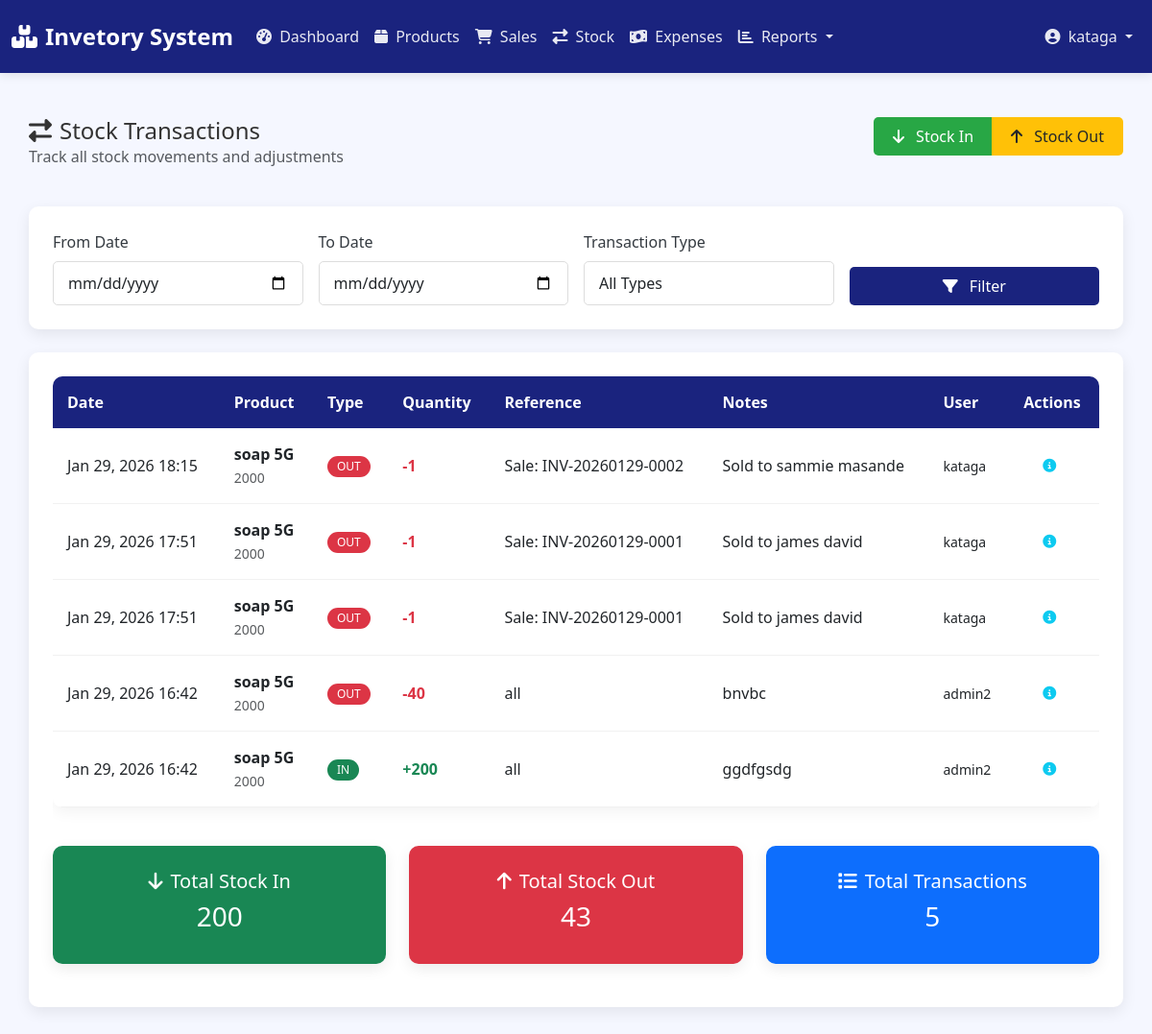
Page /stock/transactions/ (signed in) on the committed database.
### apps/models.py (models this page shows, shortened)
class StockTransaction(models.Model):
    TRANSACTION_TYPES = [
        ('in', 'Stock In'),
        ('out', 'Stock Out'),
        ('adjust', 'Adjustment'),
    ]
    product = models.ForeignKey(Product, on_delete=models.CASCADE)
    transaction_type = models.CharField(max_length=20, choices=TRANSACTION_TYPES)
    quantity = models.IntegerField()
    reference = models.CharField(max_length=100, blank=True)
    notes = models.TextField(blank=True)
    created_by = models.ForeignKey(User, on_delete=models.SET_NULL, null=True)
    created_at = models.DateTimeField(auto_now_add=True)

class Product(models.Model):
    UNIT_CHOICES = [
        ('piece', 'Piece'),
        ('kg', 'Kilogram'),
        ('g', 'Gram'),
        ('l', 'Liter'),
        ('ml', 'Milliliter'),
        ('pack', 'Pack'),
        ('box', 'Box'),
    ]
    name = models.CharField(max_length=200)
    sku = models.CharField(max_length=50, unique=True)
    description = models.TextField(blank=True)
    category = models.ForeignKey(Category, on_delete=models.SET_NULL, null=True)
    unit = models.CharField(max_length=20, choices=UNIT_CHOICES, default='piece')
    price = models.DecimalField(max_digits=10, decimal_places=2)
    cost_price = models.DecimalField(max_digits=10, decimal_places=2)
    quantity = models.IntegerField(default=0)
    reorder_level = models.IntegerField(default=10)
    image = models.ImageField(upload_to='products/', blank=True, null=True)
    created_by = models.ForeignKey(User, on_delete=models.SET_NULL, null=True)
    created_at = models.DateTimeField(auto_now_add=True)
    updated_at = models.DateTimeField(auto_now=True)

### apps/views.py (the view)
# urls.py: path('stock/transactions/', views.stock_transactions, name='stock_transactions'),
@login_required
def stock_transactions(request):
    transactions = StockTransaction.objects.select_related('product', 'created_by').order_by('-created_at')
    start_date = request.GET.get('start_date')
    end_date = request.GET.get('end_date')
    trans_type = request.GET.get('type')
    if start_date and end_date:
        transactions = transactions.filter(created_at__date__range=[start_date, end_date])
    if trans_type:
        transactions = transactions.filter(transaction_type=trans_type)
    total_in = StockTransaction.objects.filter(transaction_type='in').aggregate(Sum('quantity'))['quantity__sum'] or 0
    total_out = StockTransaction.objects.filter(transaction_type='out').aggregate(Sum('quantity'))['quantity__sum'] or 0
    total_transactions = transactions.count()
    context = {
        'transactions': transactions,
        'total_in': total_in,
        'total_out': total_out,
        'total_transactions': total_transactions,
        'start_date': start_date,
        'end_date': end_date,
        'type': trans_type,
    }
    return render(request, 'apps/stock/transactions.html', context)

### apps/views.py (called while the page is built)
def expense_summary_context(request):
    if request.user.is_authenticated:
        today = timezone.now().date()
        month_start = today.replace(day=1)
        return {
            'today_expenses': Expense.objects.filter(date=today).aggregate(Sum('amount'))['amount__sum'] or 0,
            'month_expenses': Expense.objects.filter(date__gte=month_start).aggregate(Sum('amount'))['amount__sum'] or 0,
            'recent_expenses': Expense.objects.order_by('-date')[:5],
        }
    return {}

### apps/templates/apps/stock/transactions.html (shortened to what this page needs)
{% extends 'apps/base.html' %}
{% block content %}
<div class="dashboard-content">
    <div class="row mb-4">
        <div class="col-md-8">
            <h2 class="h4 mb-0"><i class="fas fa-exchange-alt me-2"></i>Stock Transactions</h2>
            <p class="text-muted">Track all stock movements and adjustments</p>
        </div>
        <div class="col-md-4 text-end">
            <div class="btn-group">
                <a href="{% url 'stock_in' %}" class="btn btn-success">
                    <i class="fas fa-arrow-down me-2"></i> Stock In
                </a>
                <a href="{% url 'stock_out' %}" class="btn btn-warning">
                    <i class="fas fa-arrow-up me-2"></i> Stock Out
                </a>
            </div>
        </div>
    </div>
    <div class="card mb-4">
        <div class="card-body">
            <form method="get" class="row g-3">
                <div class="col-md-3">
                    <label class="form-label">From Date</label>
                    <input type="date" name="start_date" class="form-control"
                           value="{{ request.GET.start_date }}">
                </div>
                <div class="col-md-3">
                    <label class="form-label">To Date</label>
                    <input type="date" name="end_date" class="form-control"
                           value="{{ request.GET.end_date }}">
                </div>
                <div class="col-md-3">
                    <label class="form-label">Transaction Type</label>
                    <select name="type" class="form-control">
                        <option value="">All Types</option>
                    </select>
                </div>
                <div class="col-md-3 d-flex align-items-end">
                    <button type="submit" class="btn btn-primary w-100">
                        <i class="fas fa-filter me-2"></i> Filter
                    </button>
                </div>
            </form>
        </div>
    </div>
    <div class="card">
        <div class="card-body">
            <div class="table-responsive">
                <table class="table table-hover">
                    <thead>
                        <tr>
                            <th>Date</th>
                            <th>Product</th>
                            <th>Type</th>
                            <th>Quantity</th>
                            <th>Reference</th>
                            <th>Notes</th>
                            <th>User</th>
                            <th>Actions</th>
                        </tr>
                    </thead>
                    <tbody>
                        {% for transaction in transactions %}
                        <tr>
                            <td>{{ transaction.created_at|date:"M d, Y H:i" }}</td>
                            <td>
                                <strong>{{ transaction.product.name }}</strong><br>
                                <small class="text-muted">{{ transaction.product.sku }}</small>
                            </td>
                            <td>
                                {% if transaction.transaction_type == 'in' %}
                                <span class="badge bg-success">IN</span>
                                {% elif transaction.transaction_type == 'out' %}
                                <span class="badge bg-danger">OUT</span>
                                {% else %}
                                <span class="badge bg-warning">ADJUST</span>
                                {% endif %}
                            </td>
                            <td>
                                <span class="fw-bold {% if transaction.transaction_type == 'in' %}text-success{% else %}text-danger{% endif %}">
                                    {% if transaction.transaction_type == 'in' %}+{% else %}-{% endif %}{{ transaction.quantity }}
                                </span>
                            </td>
                            <td>{{ transaction.reference|default:"-" }}</td>
                            <td>{{ transaction.notes|truncatechars:50|default:"-" }}</td>
                            <td>
                                <small>{{ transaction.created_by.username }}</small>
                            </td>
                            <td>
                                <button type="button" class="btn btn-sm btn-outline-info"
                                        data-bs-toggle="modal"
                                        data-bs-target="#detailModal{{ transaction.id }}">
                                    <i class="fas fa-info-circle"></i>
                                </button>
                            </td>
                        </tr>
                        {% endfor %}
                    </tbody>
                </table>
            </div>
            <div class="row mt-4">
                <div class="col-md-4">
                    <div class="card bg-success text-white">
                        <div class="card-body text-center">
                            <h5><i class="fas fa-arrow-down me-2"></i>Total Stock In</h5>
                            <h3>{{ total_in }}</h3>
                        </div>
                    </div>
                </div>
                <div class="col-md-4">
                    <div class="card bg-danger text-white">
                        <div class="card-body text-center">
                            <h5><i class="fas fa-arrow-up me-2"></i>Total Stock Out</h5>
                            <h3>{{ total_out }}</h3>
                        </div>
                    </div>
                </div>
                <div class="col-md-4">
                    <div class="card bg-primary text-white">
                        <div class="card-body text-center">
                            <h5><i class="fas fa-list me-2"></i>Total Transactions</h5>
                            <h3>{{ total_transactions }}</h3>
                        </div>
                    </div>
                </div>
            </div>
        </div>
    </div>
</div>
{% endblock %}

### apps/templates/apps/base.html (shortened to what this page needs)
{% load static %}
<!DOCTYPE html>
<html lang="en">
<head>
    <link href="https://cdn.jsdelivr.net/npm/bootstrap@5.3.0/dist/css/bootstrap.min.css" rel="stylesheet">
    <link rel="stylesheet" href="https://cdnjs.cloudflare.com/ajax/libs/font-awesome/6.4.0/css/all.min.css">
    <link rel="stylesheet" href="{% static 'apps/css/style.css' %}">
</head>
<body>
    {% if user.is_authenticated %}
    <nav class="navbar navbar-expand-lg navbar-dark">
        <div class="container-fluid">
            <a class="navbar-brand" href="{% url 'dashboard' %}">
                <i class="fas fa-boxes me-2"></i>Invetory System
            </a>
            <div class="collapse navbar-collapse" id="navbarNav">
                <ul class="navbar-nav me-auto">
                    <li class="nav-item">
                        <a class="nav-link" href="{% url 'dashboard' %}">
                            <i class="fas fa-tachometer-alt me-1"></i> Dashboard
                        </a>
                    </li>
                    <li class="nav-item">
                        <a class="nav-link" href="{% url 'product_list' %}">
                            <i class="fas fa-box me-1"></i> Products
                        </a>
                    </li>
                    <li class="nav-item">
                        <a class="nav-link" href="{% url 'sale_list' %}">
                            <i class="fas fa-shopping-cart me-1"></i> Sales
                        </a>
                    </li>
                    <li class="nav-item">
                        <a class="nav-link" href="{% url 'stock_transactions' %}">
                            <i class="fas fa-exchange-alt me-1"></i> Stock
                        </a>
                    </li>
<li class="nav-item">
    <a class="nav-link" href="{% url 'expense_list' %}">
        <i class="fas fa-money-bill-wave me-1"></i> Expenses
    </a>
</li>
<li class="nav-item dropdown">
    <a class="nav-link dropdown-toggle" href="#" id="reportsDropdown" role="button" data-bs-toggle="dropdown">
        <i class="fas fa-chart-bar me-1"></i> Reports
    </a>
</li>
                </ul>
                <ul class="navbar-nav">
                    <li class="nav-item dropdown">
                        <a class="nav-link dropdown-toggle" href="#" id="userDropdown" role="button" data-bs-toggle="dropdown">
                            <i class="fas fa-user-circle me-1"></i> {{ user.username }}
                        </a>
                    </li>
                </ul>
            </div>
        </div>
    </nav>
    {% endif %}
    <main>
        {% block content %}{% endblock %}
    </main>
</body>
</html>

### apps/static/apps/css/style.css (style rules this page uses)
:root { --primary-blue: #1a237e; --dark-blue: #0d1430; --medium-blue: #283593; --light-blue: #3949ab; --accent-blue: #5c6bc0; --success-color: #28a745; --warning-color: #ffc107; --danger-color: #dc3545; --info-color: #17a2b8; --light-gray: #f8f9fa; --dark-gray: #343a40; --sidebar-width: 250px; }
* { margin: 0; padding: 0; box-sizing: border-box; }
body { font-family: 'Segoe UI', Tahoma, Geneva, Verdana, sans-serif; background-color: #f5f7ff; color: #333; min-height: 100vh; }
.navbar { background: var(--primary-blue) !important; box-shadow: 0 2px 10px rgba(0, 0, 0, 0.1); padding: 15px 0; }
.navbar-brand { font-weight: 700; font-size: 1.5rem; color: white !important; }
.navbar-nav .nav-link { color: rgba(255, 255, 255, 0.9) !important; padding: 8px 15px; transition: all 0.3s ease; }
.card { border: none; border-radius: 10px; box-shadow: 0 5px 15px rgba(0, 0, 0, 0.08); transition: transform 0.3s ease, box-shadow 0.3s ease; margin-bottom: 20px; }
.card-body { padding: 25px; }
.table { background: white; border-radius: 10px; overflow: hidden; box-shadow: 0 5px 15px rgba(0, 0, 0, 0.05); }
.table thead th { background: var(--primary-blue); color: white; border: none; padding: 15px; font-weight: 600; }
.table tbody tr { transition: all 0.3s ease; }
.table td { padding: 15px; vertical-align: middle; border-color: #f1f1f1; }
.btn { border-radius: 5px; padding: 8px 20px; font-weight: 500; transition: all 0.3s ease; border: none; }
.btn-primary { background: var(--primary-blue); border-color: var(--primary-blue); }
.btn-success { background: var(--success-color); border-color: var(--success-color); }
.btn-warning { background: var(--warning-color); border-color: var(--warning-color); color: #212529; }
.form-control, .form-select { border-radius: 5px; padding: 10px 15px; border: 1px solid #ddd; transition: all 0.3s ease; }
.form-label { font-weight: 500; color: var(--dark-gray); margin-bottom: 8px; }
.badge { padding: 5px 10px; border-radius: 20px; font-weight: 500; }
.dashboard-content { padding: 30px; min-height: calc(100vh - 70px); }

### rows in the picture
StockTransaction: transaction_type "OUT"
StockTransaction: transaction_type "OUT"
StockTransaction: transaction_type "OUT"
StockTransaction: transaction_type "OUT"
StockTransaction: transaction_type "IN"

### other values in the picture
{{ user.username }} "kataga"
{{ total_in }} "200"
{{ total_out }} "43"
{{ total_transactions }} "5"
